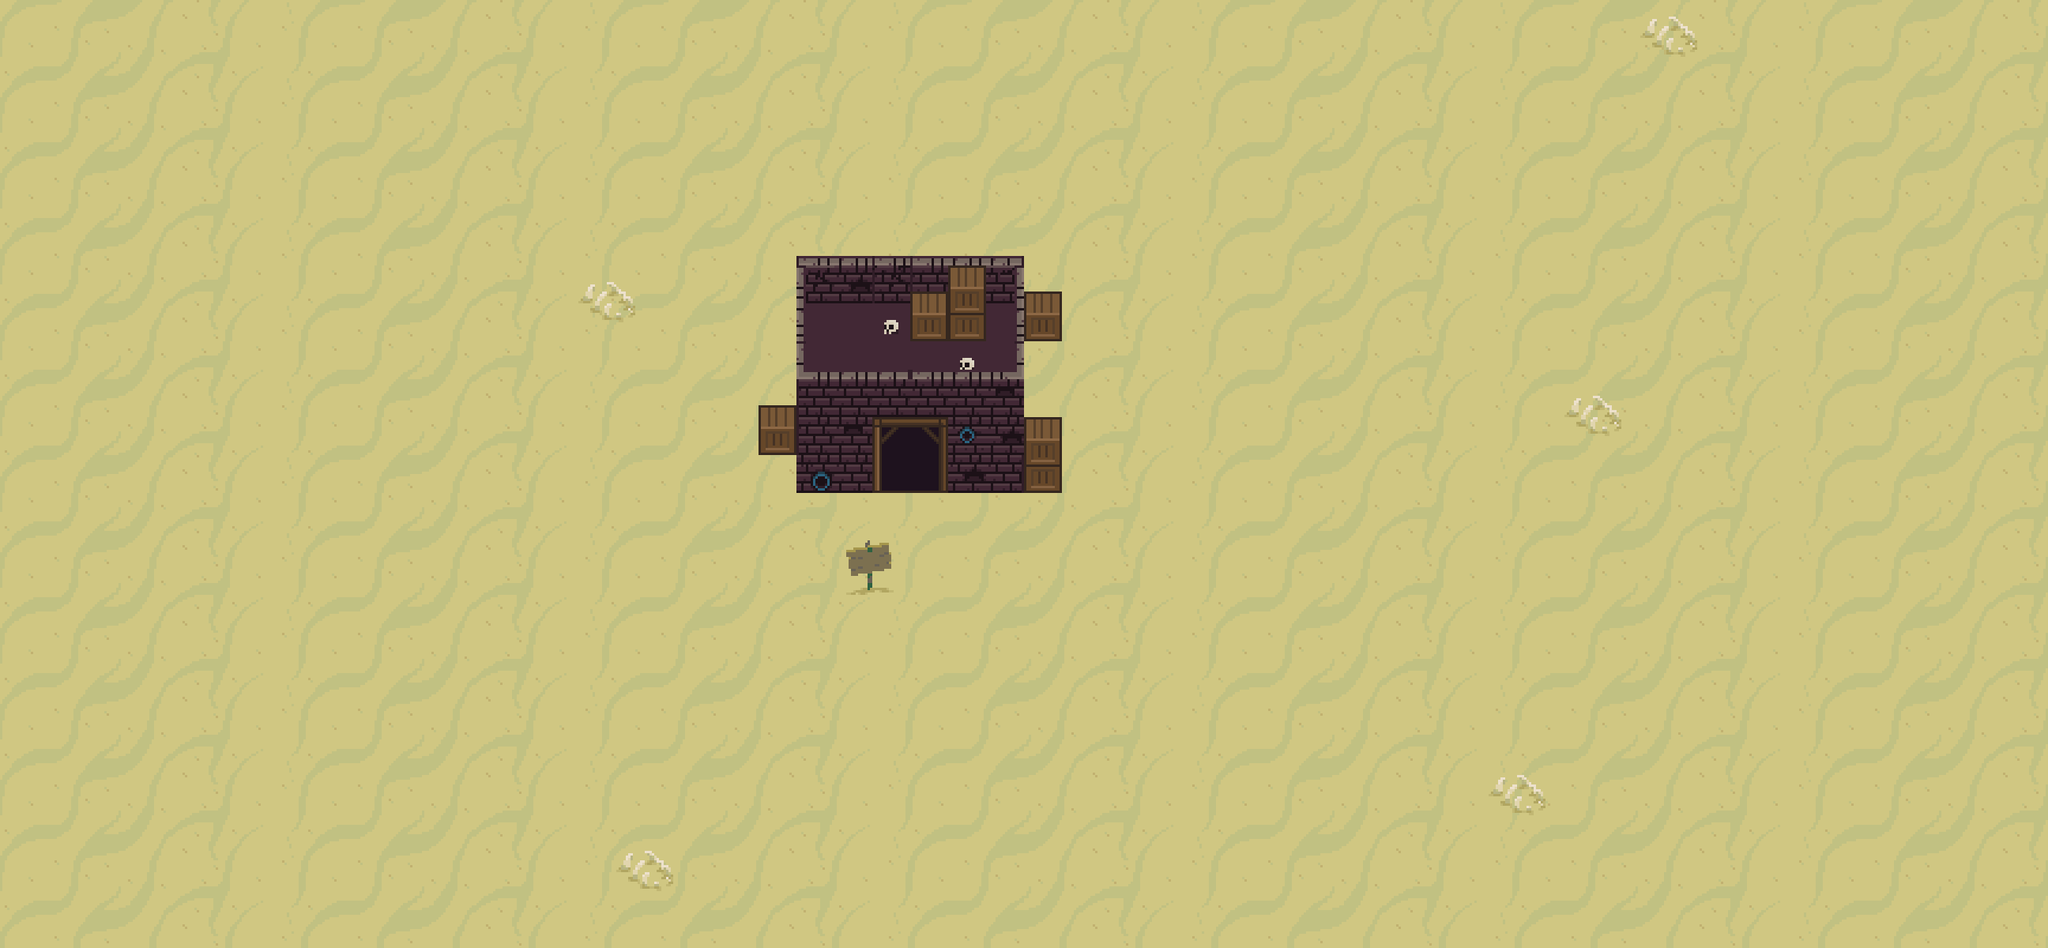

Below is a game level as drawn by its tile map, then a one-line description and the .tmx that defines it (tile-layer data replaced by summaries):
An orthogonal 54x25 tile map with 48x48 px tiles, 6 tile layers (suelo, techo, detalles, puerta, ...), 2 tilesets.

<map version="1.0" tiledversion="1.1.3" orientation="orthogonal" renderorder="right-down" width="54" height="25" tilewidth="48" tileheight="48" infinite="0" nextobjectid="1">
 <tileset firstgid="1" source="Desert1_3x.tsx" />
 <tileset firstgid="49" source="tileModificadox3.tsx" />
 <layer name="suelo" width="54" height="25">
  <data>[1350 cells, 1350 non-empty, 16 distinct tile ids]</data>
 </layer>
 <layer name="techo" width="54" height="25">
  <data>[1350 cells, 36 non-empty, 6 distinct tile ids]</data>
 </layer>
 <layer name="detalles" width="54" height="25">
  <data>[1350 cells, 31 non-empty, 10 distinct tile ids]</data>
 </layer>
 <layer name="puerta" width="54" height="25">
  <data>[1350 cells, 4 non-empty, 4 distinct tile ids]</data>
 </layer>
 <layer name="paredes" width="54" height="25">
  <data>[1350 cells, 159 non-empty, 21 distinct tile ids]</data>
 </layer>
 <layer name="Capa de patrones 6" width="54" height="25">
  <data>[1350 cells, 0 non-empty, 0 distinct tile ids]</data>
 </layer>
</map>
